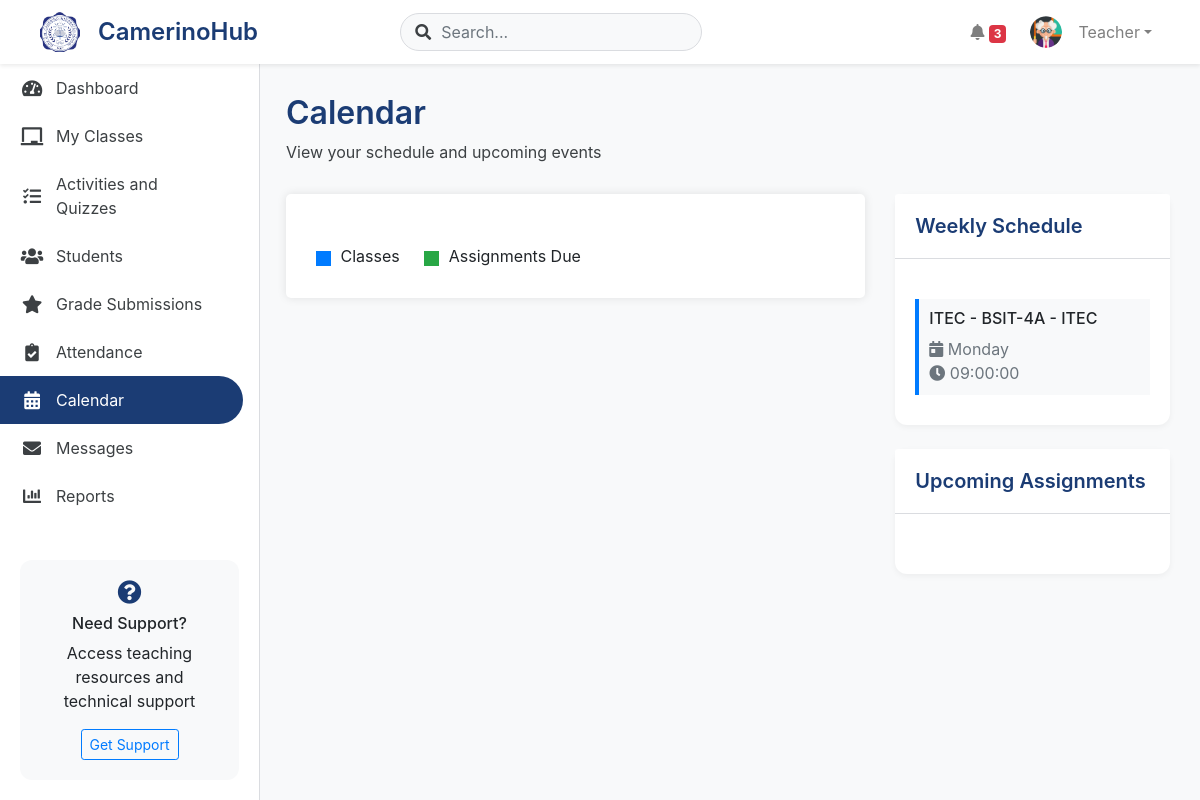
The page /Teacher/teacher_calendar.php (signed in) on the database its author committed.
### tables this page shows
CREATE TABLE `section_subjects` (
  `id` int(11) NOT NULL,
  `section_id` int(11) NOT NULL,
  `subject_id` int(11) NOT NULL,
  `teacher_id` int(11) NOT NULL,
  `academic_year_id` int(11) NOT NULL,
  `schedule_day` enum('Monday','Tuesday','Wednesday','Thursday','Friday') NOT NULL,
  `schedule_time` time NOT NULL,
  `status` enum('active','inactive') DEFAULT 'active',
  `created_at` timestamp NOT NULL DEFAULT current_timestamp(),
  `enrollment_code` varchar(10) DEFAULT NULL
);

### db/dbConnector.php (called while the page is built, shortened)
<?php
class DbConnector {
public $link;
public $messageLink;
function __construct($useMessageDb = false) {
        $host = 'localhost';
        $mainDb = 'camerinohub';
        $user = 'root';
        $pass = '';
        $this->link = mysqli_connect($host, $user, $pass, $mainDb);
        mysqli_set_charset($this->link, "utf8mb4");
    }
    function prepare($query, $useMessageDb = false) {
        $conn = $useMessageDb ? $this->messageLink : $this->link;
        $stmt = mysqli_prepare($conn, $query);
        return $stmt;
    }
}
?>

### Teacher/teacher_calendar.php (the view, shortened to what this page needs)
<?php
require_once('../db/dbConnector.php');
$db = new DbConnector();
$teacher_id = $_SESSION['teacher_id'];
$schedule_query = "SELECT
    ss.id as class_id,
    CONCAT(sec.section_name, ' - ', sub.subject_code) as section_name,
    sub.subject_code,
    sub.subject_name,
    ss.schedule_day,
    ss.schedule_time
FROM section_subjects ss
JOIN sections sec ON ss.section_id = sec.section_id
JOIN subjects sub ON ss.subject_id = sub.id
WHERE ss.teacher_id = ?
AND ss.status = 'active'
ORDER BY ss.schedule_day, ss.schedule_time";
$stmt = $db->prepare($schedule_query);
$stmt->bind_param("i", $teacher_id);
$stmt->execute();
$schedules = $stmt->get_result()->fetch_all(MYSQLI_ASSOC);
?>
<!DOCTYPE html>
<html lang="en">
<head>
    <link href="https://stackpath.bootstrapcdn.com/bootstrap/4.5.2/css/bootstrap.min.css" rel="stylesheet">
    <link href="https://cdnjs.cloudflare.com/ajax/libs/font-awesome/5.15.1/css/all.min.css" rel="stylesheet">
    <link href='https://cdnjs.cloudflare.com/ajax/libs/fullcalendar/3.10.2/fullcalendar.min.css' rel='stylesheet'>
    <link rel="stylesheet" href="css/dashboard-shared.css">
</head>
<body>
    <?php include 'includes/navigation.php'; ?>
    <div class="dashboard-container">
        <?php include 'includes/sidebar.php'; ?>
        <div class="main-content">
            <div class="content-header">
                <div class="d-flex justify-content-between align-items-center">
                    <div>
                        <h1>Calendar</h1>
                        <p>View your schedule and upcoming events</p>
                    </div>
                </div>
            </div>
            <div class="row">
                <div class="col-md-8">
                    <div class="calendar-container">
                        <div class="legend">
                            <div class="legend-item">
                                <span class="legend-color" style="background: #007bff;"></span>
                                Classes
                            </div>
                            <div class="legend-item">
                                <span class="legend-color" style="background: #28a745;"></span>
                                Assignments Due
                            </div>
                        </div>
                    </div>
                </div>
                <div class="col-md-4">
                    <div class="card">
                        <div class="card-header">
                            <h5 class="mb-0">Weekly Schedule</h5>
                        </div>
                        <div class="card-body">
                            <div class="schedule-list">
                                <?php foreach ($schedules as $schedule): ?>
                                    <div class="schedule-item">
                                        <h6><?php echo htmlspecialchars($schedule['subject_code'] . ' - ' . $schedule['section_name']); ?></h6>
                                        <div class="text-muted">
                                            <i class="fas fa-calendar-day"></i>
                                            <?php echo htmlspecialchars($schedule['schedule_day']); ?>
                                        </div>
                                        <div class="text-muted">
                                            <i class="fas fa-clock"></i>
                                            <?php echo htmlspecialchars($schedule['schedule_time']); ?>
                                        </div>
                                    </div>
                                <?php endforeach; ?>
                            </div>
                        </div>
                    </div>
                    <div class="card mt-4">
                        <div class="card-header">
                            <h5 class="mb-0">Upcoming Assignments</h5>
                        </div>
                        <div class="card-body">
                        </div>
                    </div>
                </div>
            </div>
        </div>
    </div>
</body>
</html>

### Teacher/css/dashboard-shared.css (style rules this page uses)
:root { --primary-color: #1B3C74; --secondary-color: #2AA7FF; --accent-color: #4285f4; --text-primary: #3c4043; --border-color: #dadce0; --hover-bg: #f8f9fa; --sidebar-width: 250px; }
.dashboard-container { display: flex; min-height: 100vh; padding-top: 64px; }
.main-content { flex: 1; margin-left: 256px; padding: 30px; background: #f8f9fa; }
.card { border: none; border-radius: 12px; box-shadow: 0 2px 6px rgba(0,0,0,0.05); transition: transform 0.3s ease, box-shadow 0.3s ease; }
.card-header { background: white; border-bottom: 1px solid var(--border-color); padding: 20px; }
.card-header h5 { margin: 0; color: var(--primary-color); font-weight: 600; }
.content-header { margin-bottom: 30px; }
.content-header h1 { color: var(--primary-color); font-size: 2rem; font-weight: 600; margin-bottom: 8px; }
.content-header p { color: var(--text-primary); margin: 0; }

### Teacher/teacher_calendar.php (style rules this page uses)
.calendar-container { background: #fff; padding: 20px; border-radius: 5px; box-shadow: 0 0 10px rgba(0,0,0,0.1); }
.schedule-list { margin-top: 20px; }
.schedule-item { padding: 10px; border-left: 4px solid #007bff; margin-bottom: 10px; background: #f8f9fa; }
.legend { margin-top: 20px; padding: 10px; }
.legend-item { display: inline-block; margin-right: 20px; }
.legend-color { display: inline-block; width: 15px; height: 15px; margin-right: 5px; vertical-align: middle; }

### rows shown on the page
section_subjects: section_name "ITEC - BSIT-4A - ITEC", schedule_day "Monday", schedule_time "09:00:00"

### other values the page prints
$userData['firstname'] "Teacher"
